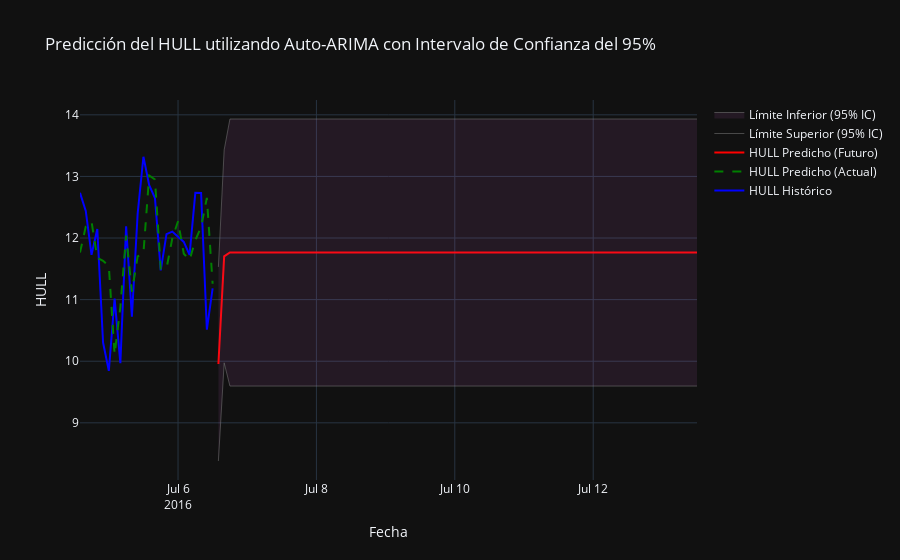

Write notebook code for a chart like this one.
### Code cell
import numpy as np
import pandas as pd
import plotly.graph_objects as go
from pmdarima import auto_arima  # Importamos auto_arima
from statsmodels.tsa.stattools import adfuller
from sklearn.metrics import mean_squared_error
from math import sqrt
import warnings
warnings.filterwarnings("ignore")
from datetime import datetime, timedelta

# Cargar datos
data = pd.read_csv("https://huggingface.co/datasets/pkr7098/time-series-forecasting-datasets/resolve/main/ETTh2.csv")
data['date'] = pd.to_datetime(data['date'])
data = data.head(168)
data.set_index('date', inplace=True)
data_2h = data.resample('2H').mean()
hull_data = data_2h[['HULL']].dropna()  # Usamos HULL como en el código anterior

# Split the data into training and test sets (80% train, 20% test)
total_rows = len(hull_data)
train_size = int(total_rows * 0.8)
test_size = total_rows - train_size
train = hull_data['HULL'][:train_size]
test = hull_data['HULL'][train_size:]

# Stationarity Testing (Dickey-Fuller)
def dickey_fuller_test(series, column_name):
    print(f'Resultados de la prueba de Dickey-Fuller para columna: {column_name}')
    dftest = adfuller(series, autolag='AIC')
    dfoutput = pd.Series(dftest[0:4], index=['Test Statistic', 'p-value', 'No Lags Used', 'Número de observaciones utilizadas'])
    for key, value in dftest[4].items():
        dfoutput[f'Critical Value ({key})'] = value
    print(dfoutput)
    if dftest[1] <= 0.05:
        print("Conclusión: Los datos son estacionarios")
    else:
        print("Conclusión: Los datos no son estacionarios")
    return dftest[1]

# Get p-value from test
p_value = dickey_fuller_test(train, "HULL")

# Use the last two days (24 points at 2-hour intervals) for modeling
last_two_days = train[-24:]

# Fit auto_arima model - Optimiza automáticamente p, d, q
model = auto_arima(last_two_days, 
                   seasonal=False,  # No asumimos estacionalidad
                   start_p=0, start_q=0, max_p=5, max_q=5,  # Límites para p y q
                   d=None,  # Deja que auto_arima determine d, pero sabemos que es estacionaria
                   trace=True,  # Muestra el proceso de selección
                   error_action='ignore', 
                   suppress_warnings=True)
model_fit = model.fit(last_two_days)

# Forecast for one week (7 days = 7 * 12 = 84 data points at 2-hour intervals)
forecast_steps = 84
forecast = model.predict(n_periods=forecast_steps)

# Confidence intervals from the fitted model
forecast_obj = model_fit.predict(n_periods=forecast_steps, return_conf_int=True)
forecast, conf_int = forecast_obj[0], forecast_obj[1]
ci_lower = conf_int[:, 0]  # Límite inferior
ci_upper = conf_int[:, 1]  # Límite superior

# Create a date range for the forecast
last_date = last_two_days.index[-1]
forecast_dates = pd.date_range(start=last_date + timedelta(hours=2), periods=forecast_steps, freq='2H')

# Create a DataFrame for the forecast with confidence intervals
forecast_ci_df = pd.DataFrame({
    'HULL_Predicho': forecast,
    'CI_Lower': ci_lower,
    'CI_Upper': ci_upper
}, index=forecast_dates)

# Combine historical and forecast data
historical_pred_df = pd.DataFrame({
    'HULL_Historico': last_two_days,
    'HULL_Predicho': model.predict_in_sample()  # Predicciones en la muestra
})

combined_df = pd.concat([historical_pred_df, forecast_ci_df], axis=0)

# Visualize the results
fig = go.Figure()

# Add historical values
fig.add_trace(go.Scatter(
    x=combined_df.index,
    y=combined_df['HULL_Historico'],
    mode='lines',
    name='HULL Histórico',
    line=dict(color='blue')
))

# Add predicted values for historical data
fig.add_trace(go.Scatter(
    x=combined_df.index[:len(last_two_days)],
    y=combined_df['HULL_Predicho'][:len(last_two_days)],
    mode='lines',
    name='HULL Predicho (Actual)',
    line=dict(color='green', dash='dash')
))

# Add future forecast
fig.add_trace(go.Scatter(
    x=forecast_ci_df.index,
    y=forecast_ci_df['HULL_Predicho'],
    mode='lines',
    name='HULL Predicho (Futuro)',
    line=dict(color='red')
))

# Add 95% confidence interval
fig.add_trace(go.Scatter(
    x=forecast_ci_df.index,
    y=forecast_ci_df['CI_Upper'],
    mode='lines',
    name='Límite Superior (95% IC)',
    line=dict(color='gray', width=0.5)
))

fig.add_trace(go.Scatter(
    x=forecast_ci_df.index,
    y=forecast_ci_df['CI_Lower'],
    mode='lines',
    name='Límite Inferior (95% IC)',
    line=dict(color='gray', width=0.5),
    fill='tonexty',
    fillcolor='rgba(200, 100, 200, 0.1)'
))

# Customize the plot
fig.update_layout(
    title='Predicción del HULL utilizando Auto-ARIMA con Intervalo de Confianza del 95%',
    xaxis_title='Fecha',
    yaxis_title='HULL',
    hovermode='x unified',
    template="plotly_dark",
    showlegend=True
)

# Show the plot
fig.show()

# Calculate error metrics on the test set
pred_test = model.predict(n_periods=len(test))
rmse = sqrt(mean_squared_error(test, pred_test))
mae = np.mean(np.abs(test - pred_test))
print(f"RMSE on test set: {rmse}")
print(f"MAE on test set: {mae}")

# Naive forecast: Use the last value of the training set for all test predictions
naive_forecast = np.full_like(test, test.iloc[0])

# Calculate error metrics for the naive forecast
rmse_naive = sqrt(mean_squared_error(test, naive_forecast))
mae_naive = np.mean(np.abs(test - naive_forecast))

print(f"Naive Forecast RMSE: {rmse_naive}")
print(f"Naive Forecast MAE: {mae_naive}")

# Print maximum and minimum of the series
print(f"Máximo: {hull_data['HULL'].max()}")
print(f"Mínimo: {hull_data['HULL'].min()}")

# Mostrar el orden seleccionado por auto_arima
print(f"Orden ARIMA seleccionado: {model.order}")

### Figure 1 — Plotly figure (JSON) as saved in the notebook; plotly's stock layout.template omitted (floating-point values rounded to 4 significant figures)
{"data": [{"line": {"color": "blue"}, "mode": "lines", "name": "HULL Histórico", "type": "scatter", "x": ["2016-07-04T14:00:00", "2016-07-04T16:00:00", "2016-07-04T18:00:00", "2016-07-04T20:00:00", "2016-07-04T22:00:00", "2016-07-05T00:00:00", "2016-07-05T02:00:00", "2016-07-05T04:00:00", "2016-07-05T06:00:00", "2016-07-05T08:00:00", "2016-07-05T10:00:00", "2016-07-05T12:00:00", "2016-07-05T14:00:00", "2016-07-05T16:00:00", "2016-07-05T18:00:00", "2016-07-05T20:00:00", "2016-07-05T22:00:00", "2016-07-06T00:00:00", "2016-07-06T02:00:00", "2016-07-06T04:00:00", "2016-07-06T06:00:00", "2016-07-06T08:00:00", "2016-07-06T10:00:00", "2016-07-06T12:00:00", "2016-07-06T14:00:00", "2016-07-06T16:00:00", "2016-07-06T18:00:00", "2016-07-06T20:00:00", "2016-07-06T22:00:00", "2016-07-07T00:00:00", "2016-07-07T02:00:00", "2016-07-07T04:00:00", "2016-07-07T06:00:00", "2016-07-07T08:00:00", "2016-07-07T10:00:00", "2016-07-07T12:00:00", "2016-07-07T14:00:00", "2016-07-07T16:00:00", "2016-07-07T18:00:00", "2016-07-07T20:00:00", "2016-07-07T22:00:00", "2016-07-08T00:00:00", "2016-07-08T02:00:00", "2016-07-08T04:00:00", "2016-07-08T06:00:00", "2016-07-08T08:00:00", "2016-07-08T10:00:00", "2016-07-08T12:00:00", "2016-07-08T14:00:00", "2016-07-08T16:00:00", "2016-07-08T18:00:00", "2016-07-08T20:00:00", "2016-07-08T22:00:00", "2016-07-09T00:00:00", "2016-07-09T02:00:00", "2016-07-09T04:00:00", "2016-07-09T06:00:00", "2016-07-09T08:00:00", "2016-07-09T10:00:00", "2016-07-09T12:00:00", "2016-07-09T14:00:00", "2016-07-09T16:00:00", "2016-07-09T18:00:00", "2016-07-09T20:00:00", "2016-07-09T22:00:00", "2016-07-10T00:00:00", "2016-07-10T02:00:00", "2016-07-10T04:00:00", "2016-07-10T06:00:00", "2016-07-10T08:00:00", "2016-07-10T10:00:00", "2016-07-10T12:00:00", "2016-07-10T14:00:00", "2016-07-10T16:00:00", "2016-07-10T18:00:00", "2016-07-10T20:00:00", "2016-07-10T22:00:00", "2016-07-11T00:00:00", "2016-07-11T02:00:00", "2016-07-11T04:00:00", "2016-07-11T06:00:00", "2016-07-11T08:00:00", "2016-07-11T10:00:00", "2016-07-11T12:00:00", "2016-07-11T14:00:00", "2016-07-11T16:00:00", "2016-07-11T18:00:00", "2016-07-11T20:00:00", "2016-07-11T22:00:00", "2016-07-12T00:00:00", "2016-07-12T02:00:00", "2016-07-12T04:00:00", "2016-07-12T06:00:00", "2016-07-12T08:00:00", "2016-07-12T10:00:00", "2016-07-12T12:00:00", "2016-07-12T14:00:00", "2016-07-12T16:00:00", "2016-07-12T18:00:00", "2016-07-12T20:00:00", "2016-07-12T22:00:00", "2016-07-13T00:00:00", "2016-07-13T02:00:00", "2016-07-13T04:00:00", "2016-07-13T06:00:00", "2016-07-13T08:00:00", "2016-07-13T10:00:00", "2016-07-13T12:00:00"], "y": [12.73, 12.44, 11.73, 12.15, 10.3, 9.843, 11.02, 9.969, 12.19, 10.72, 12.4, 13.32, 12.86, 12.65, 11.48, 12.06, 12.1, 12.02, 11.94, 11.73, 12.73, 12.73, 10.51, 11.18, NaN, NaN, NaN, NaN, NaN, NaN, NaN, NaN, NaN, NaN, NaN, NaN, NaN, NaN, NaN, NaN, NaN, NaN, NaN, NaN, NaN, NaN, NaN, NaN, NaN, NaN, NaN, NaN, NaN, NaN, NaN, NaN, NaN, NaN, NaN, NaN, NaN, NaN, NaN, NaN, NaN, NaN, NaN, NaN, NaN, NaN, NaN, NaN, NaN, NaN, NaN, NaN, NaN, NaN, NaN, NaN, NaN, NaN, NaN, NaN, NaN, NaN, NaN, NaN, NaN, NaN, NaN, NaN, NaN, NaN, NaN, NaN, NaN, NaN, NaN, NaN, NaN, NaN, NaN, NaN, NaN, NaN, NaN, NaN]}, {"line": {"color": "green", "dash": "dash"}, "mode": "lines", "name": "HULL Predicho (Actual)", "type": "scatter", "x": ["2016-07-04T14:00:00", "2016-07-04T16:00:00", "2016-07-04T18:00:00", "2016-07-04T20:00:00", "2016-07-04T22:00:00", "2016-07-05T00:00:00", "2016-07-05T02:00:00", "2016-07-05T04:00:00", "2016-07-05T06:00:00", "2016-07-05T08:00:00", "2016-07-05T10:00:00", "2016-07-05T12:00:00", "2016-07-05T14:00:00", "2016-07-05T16:00:00", "2016-07-05T18:00:00", "2016-07-05T20:00:00", "2016-07-05T22:00:00", "2016-07-06T00:00:00", "2016-07-06T02:00:00", "2016-07-06T04:00:00", "2016-07-06T06:00:00", "2016-07-06T08:00:00", "2016-07-06T10:00:00", "2016-07-06T12:00:00"], "y": [11.76, 12.19, 12.27, 11.68, 11.63, 11.54, 10.11, 10.88, 12.04, 11.13, 11.7, 11.75, 13.01, 12.95, 11.5, 11.51, 11.99, 12.27, 11.74, 11.64, 11.96, 12.18, 12.65, 11.26]}, {"line": {"color": "red"}, "mode": "lines", "name": "HULL Predicho (Futuro)", "type": "scatter", "x": ["2016-07-06T14:00:00", "2016-07-06T16:00:00", "2016-07-06T18:00:00", "2016-07-06T20:00:00", "2016-07-06T22:00:00", "2016-07-07T00:00:00", "2016-07-07T02:00:00", "2016-07-07T04:00:00", "2016-07-07T06:00:00", "2016-07-07T08:00:00", "2016-07-07T10:00:00", "2016-07-07T12:00:00", "2016-07-07T14:00:00", "2016-07-07T16:00:00", "2016-07-07T18:00:00", "2016-07-07T20:00:00", "2016-07-07T22:00:00", "2016-07-08T00:00:00", "2016-07-08T02:00:00", "2016-07-08T04:00:00", "2016-07-08T06:00:00", "2016-07-08T08:00:00", "2016-07-08T10:00:00", "2016-07-08T12:00:00", "2016-07-08T14:00:00", "2016-07-08T16:00:00", "2016-07-08T18:00:00", "2016-07-08T20:00:00", "2016-07-08T22:00:00", "2016-07-09T00:00:00", "2016-07-09T02:00:00", "2016-07-09T04:00:00", "2016-07-09T06:00:00", "2016-07-09T08:00:00", "2016-07-09T10:00:00", "2016-07-09T12:00:00", "2016-07-09T14:00:00", "2016-07-09T16:00:00", "2016-07-09T18:00:00", "2016-07-09T20:00:00", "2016-07-09T22:00:00", "2016-07-10T00:00:00", "2016-07-10T02:00:00", "2016-07-10T04:00:00", "2016-07-10T06:00:00", "2016-07-10T08:00:00", "2016-07-10T10:00:00", "2016-07-10T12:00:00", "2016-07-10T14:00:00", "2016-07-10T16:00:00", "2016-07-10T18:00:00", "2016-07-10T20:00:00", "2016-07-10T22:00:00", "2016-07-11T00:00:00", "2016-07-11T02:00:00", "2016-07-11T04:00:00", "2016-07-11T06:00:00", "2016-07-11T08:00:00", "2016-07-11T10:00:00", "2016-07-11T12:00:00", "2016-07-11T14:00:00", "2016-07-11T16:00:00", "2016-07-11T18:00:00", "2016-07-11T20:00:00", "2016-07-11T22:00:00", "2016-07-12T00:00:00", "2016-07-12T02:00:00", "2016-07-12T04:00:00", "2016-07-12T06:00:00", "2016-07-12T08:00:00", "2016-07-12T10:00:00", "2016-07-12T12:00:00", "2016-07-12T14:00:00", "2016-07-12T16:00:00", "2016-07-12T18:00:00", "2016-07-12T20:00:00", "2016-07-12T22:00:00", "2016-07-13T00:00:00", "2016-07-13T02:00:00", "2016-07-13T04:00:00", "2016-07-13T06:00:00", "2016-07-13T08:00:00", "2016-07-13T10:00:00", "2016-07-13T12:00:00"], "y": [9.956, 11.7, 11.76, 11.76, 11.76, 11.76, 11.76, 11.76, 11.76, 11.76, 11.76, 11.76, 11.76, 11.76, 11.76, 11.76, 11.76, 11.76, 11.76, 11.76, 11.76, 11.76, 11.76, 11.76, 11.76, 11.76, 11.76, 11.76, 11.76, 11.76, 11.76, 11.76, 11.76, 11.76, 11.76, 11.76, 11.76, 11.76, 11.76, 11.76, 11.76, 11.76, 11.76, 11.76, 11.76, 11.76, 11.76, 11.76, 11.76, 11.76, 11.76, 11.76, 11.76, 11.76, 11.76, 11.76, 11.76, 11.76, 11.76, 11.76, 11.76, 11.76, 11.76, 11.76, 11.76, 11.76, 11.76, 11.76, 11.76, 11.76, 11.76, 11.76, 11.76, 11.76, 11.76, 11.76, 11.76, 11.76, 11.76, 11.76, 11.76, 11.76, 11.76, 11.76]}, {"line": {"color": "gray", "width": 0.5}, "mode": "lines", "name": "Límite Superior (95% IC)", "type": "scatter", "x": ["2016-07-06T14:00:00", "2016-07-06T16:00:00", "2016-07-06T18:00:00", "2016-07-06T20:00:00", "2016-07-06T22:00:00", "2016-07-07T00:00:00", "2016-07-07T02:00:00", "2016-07-07T04:00:00", "2016-07-07T06:00:00", "2016-07-07T08:00:00", "2016-07-07T10:00:00", "2016-07-07T12:00:00", "2016-07-07T14:00:00", "2016-07-07T16:00:00", "2016-07-07T18:00:00", "2016-07-07T20:00:00", "2016-07-07T22:00:00", "2016-07-08T00:00:00", "2016-07-08T02:00:00", "2016-07-08T04:00:00", "2016-07-08T06:00:00", "2016-07-08T08:00:00", "2016-07-08T10:00:00", "2016-07-08T12:00:00", "2016-07-08T14:00:00", "2016-07-08T16:00:00", "2016-07-08T18:00:00", "2016-07-08T20:00:00", "2016-07-08T22:00:00", "2016-07-09T00:00:00", "2016-07-09T02:00:00", "2016-07-09T04:00:00", "2016-07-09T06:00:00", "2016-07-09T08:00:00", "2016-07-09T10:00:00", "2016-07-09T12:00:00", "2016-07-09T14:00:00", "2016-07-09T16:00:00", "2016-07-09T18:00:00", "2016-07-09T20:00:00", "2016-07-09T22:00:00", "2016-07-10T00:00:00", "2016-07-10T02:00:00", "2016-07-10T04:00:00", "2016-07-10T06:00:00", "2016-07-10T08:00:00", "2016-07-10T10:00:00", "2016-07-10T12:00:00", "2016-07-10T14:00:00", "2016-07-10T16:00:00", "2016-07-10T18:00:00", "2016-07-10T20:00:00", "2016-07-10T22:00:00", "2016-07-11T00:00:00", "2016-07-11T02:00:00", "2016-07-11T04:00:00", "2016-07-11T06:00:00", "2016-07-11T08:00:00", "2016-07-11T10:00:00", "2016-07-11T12:00:00", "2016-07-11T14:00:00", "2016-07-11T16:00:00", "2016-07-11T18:00:00", "2016-07-11T20:00:00", "2016-07-11T22:00:00", "2016-07-12T00:00:00", "2016-07-12T02:00:00", "2016-07-12T04:00:00", "2016-07-12T06:00:00", "2016-07-12T08:00:00", "2016-07-12T10:00:00", "2016-07-12T12:00:00", "2016-07-12T14:00:00", "2016-07-12T16:00:00", "2016-07-12T18:00:00", "2016-07-12T20:00:00", "2016-07-12T22:00:00", "2016-07-13T00:00:00", "2016-07-13T02:00:00", "2016-07-13T04:00:00", "2016-07-13T06:00:00", "2016-07-13T08:00:00", "2016-07-13T10:00:00", "2016-07-13T12:00:00"], "y": [11.53, 13.43, 13.93, 13.93, 13.93, 13.93, 13.93, 13.93, 13.93, 13.93, 13.93, 13.93, 13.93, 13.93, 13.93, 13.93, 13.93, 13.93, 13.93, 13.93, 13.93, 13.93, 13.93, 13.93, 13.93, 13.93, 13.93, 13.93, 13.93, 13.93, 13.93, 13.93, 13.93, 13.93, 13.93, 13.93, 13.93, 13.93, 13.93, 13.93, 13.93, 13.93, 13.93, 13.93, 13.93, 13.93, 13.93, 13.93, 13.93, 13.93, 13.93, 13.93, 13.93, 13.93, 13.93, 13.93, 13.93, 13.93, 13.93, 13.93, 13.93, 13.93, 13.93, 13.93, 13.93, 13.93, 13.93, 13.93, 13.93, 13.93, 13.93, 13.93, 13.93, 13.93, 13.93, 13.93, 13.93, 13.93, 13.93, 13.93, 13.93, 13.93, 13.93, 13.93]}, {"fill": "tonexty", "fillcolor": "rgba(200, 100, 200, 0.1)", "line": {"color": "gray", "width": 0.5}, "mode": "lines", "name": "Límite Inferior (95% IC)", "type": "scatter", "x": ["2016-07-06T14:00:00", "2016-07-06T16:00:00", "2016-07-06T18:00:00", "2016-07-06T20:00:00", "2016-07-06T22:00:00", "2016-07-07T00:00:00", "2016-07-07T02:00:00", "2016-07-07T04:00:00", "2016-07-07T06:00:00", "2016-07-07T08:00:00", "2016-07-07T10:00:00", "2016-07-07T12:00:00", "2016-07-07T14:00:00", "2016-07-07T16:00:00", "2016-07-07T18:00:00", "2016-07-07T20:00:00", "2016-07-07T22:00:00", "2016-07-08T00:00:00", "2016-07-08T02:00:00", "2016-07-08T04:00:00", "2016-07-08T06:00:00", "2016-07-08T08:00:00", "2016-07-08T10:00:00", "2016-07-08T12:00:00", "2016-07-08T14:00:00", "2016-07-08T16:00:00", "2016-07-08T18:00:00", "2016-07-08T20:00:00", "2016-07-08T22:00:00", "2016-07-09T00:00:00", "2016-07-09T02:00:00", "2016-07-09T04:00:00", "2016-07-09T06:00:00", "2016-07-09T08:00:00", "2016-07-09T10:00:00", "2016-07-09T12:00:00", "2016-07-09T14:00:00", "2016-07-09T16:00:00", "2016-07-09T18:00:00", "2016-07-09T20:00:00", "2016-07-09T22:00:00", "2016-07-10T00:00:00", "2016-07-10T02:00:00", "2016-07-10T04:00:00", "2016-07-10T06:00:00", "2016-07-10T08:00:00", "2016-07-10T10:00:00", "2016-07-10T12:00:00", "2016-07-10T14:00:00", "2016-07-10T16:00:00", "2016-07-10T18:00:00", "2016-07-10T20:00:00", "2016-07-10T22:00:00", "2016-07-11T00:00:00", "2016-07-11T02:00:00", "2016-07-11T04:00:00", "2016-07-11T06:00:00", "2016-07-11T08:00:00", "2016-07-11T10:00:00", "2016-07-11T12:00:00", "2016-07-11T14:00:00", "2016-07-11T16:00:00", "2016-07-11T18:00:00", "2016-07-11T20:00:00", "2016-07-11T22:00:00", "2016-07-12T00:00:00", "2016-07-12T02:00:00", "2016-07-12T04:00:00", "2016-07-12T06:00:00", "2016-07-12T08:00:00", "2016-07-12T10:00:00", "2016-07-12T12:00:00", "2016-07-12T14:00:00", "2016-07-12T16:00:00", "2016-07-12T18:00:00", "2016-07-12T20:00:00", "2016-07-12T22:00:00", "2016-07-13T00:00:00", "2016-07-13T02:00:00", "2016-07-13T04:00:00", "2016-07-13T06:00:00", "2016-07-13T08:00:00", "2016-07-13T10:00:00", "2016-07-13T12:00:00"], "y": [8.38, 9.974, 9.597, 9.597, 9.597, 9.597, 9.597, 9.597, 9.597, 9.597, 9.597, 9.597, 9.597, 9.597, 9.597, 9.597, 9.597, 9.597, 9.597, 9.597, 9.597, 9.597, 9.597, 9.597, 9.597, 9.597, 9.597, 9.597, 9.597, 9.597, 9.597, 9.597, 9.597, 9.597, 9.597, 9.597, 9.597, 9.597, 9.597, 9.597, 9.597, 9.597, 9.597, 9.597, 9.597, 9.597, 9.597, 9.597, 9.597, 9.597, 9.597, 9.597, 9.597, 9.597, 9.597, 9.597, 9.597, 9.597, 9.597, 9.597, 9.597, 9.597, 9.597, 9.597, 9.597, 9.597, 9.597, 9.597, 9.597, 9.597, 9.597, 9.597, 9.597, 9.597, 9.597, 9.597, 9.597, 9.597, 9.597, 9.597, 9.597, 9.597, 9.597, 9.597]}], "layout": {"hovermode": "x unified", "showlegend": true, "title": {"text": "Predicción del HULL utilizando Auto-ARIMA con Intervalo de Confianza del 95%"}, "xaxis": {"title": {"text": "Fecha"}}, "yaxis": {"title": {"text": "HULL"}}}}
